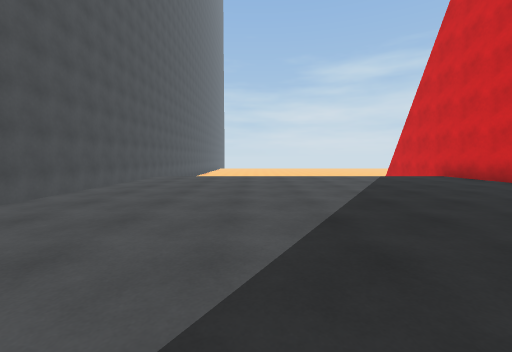
view 1 (above)

16 first-person views from a walk through a Unity game level. The camera is 1.2 m above the floor, tilts 4° down and sees 90° across. The floor is counted in squares, 2 m on a side. Each view is taken from the middle of a square. On the plan, view 1 faces up. The plan holds only what a view shows up to about 9 squares ahead; the rest is blank. The place goes on beyond the plan. The player is left out.

view 2
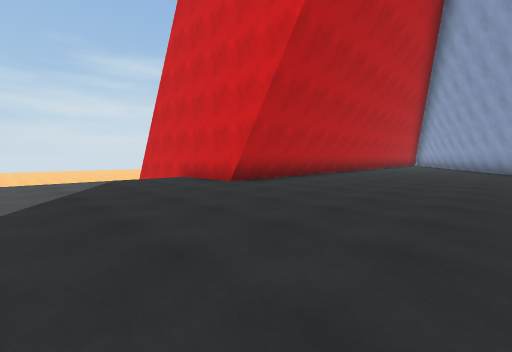

view 3
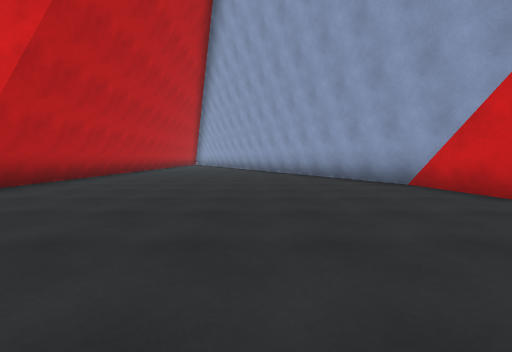

view 4
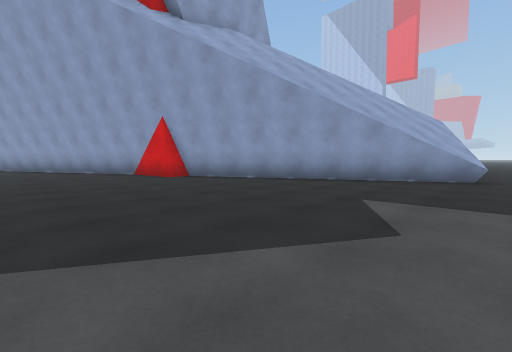

view 5
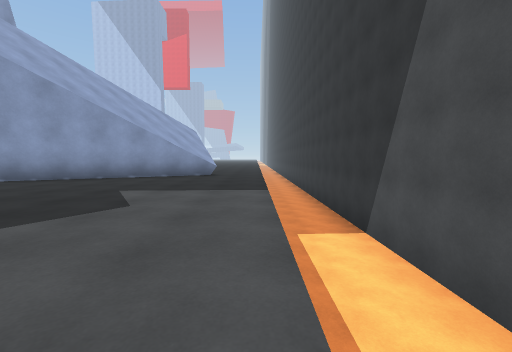

view 6
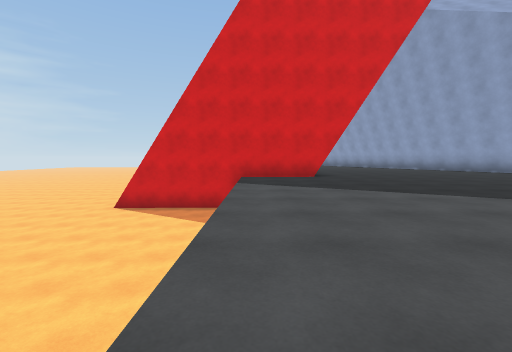

view 7
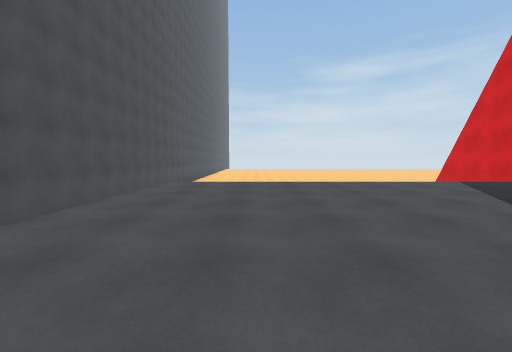

view 8
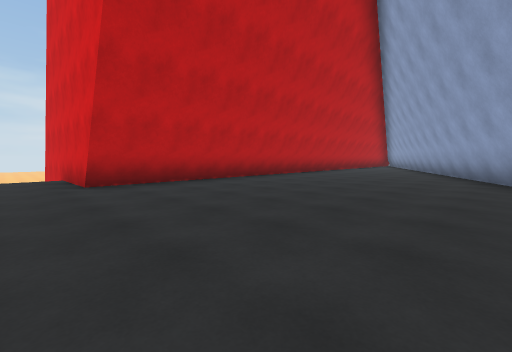

view 9
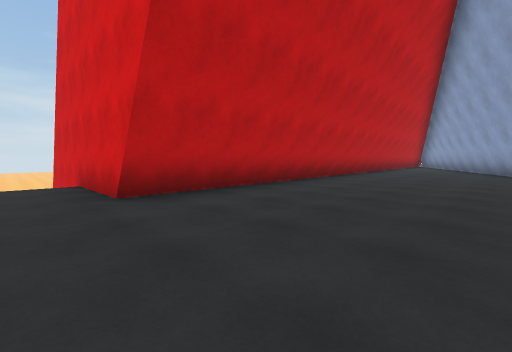

view 10
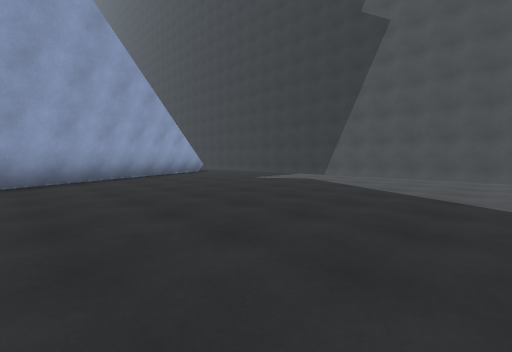

view 11
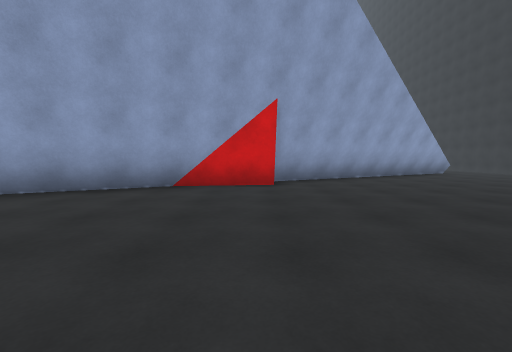

view 12
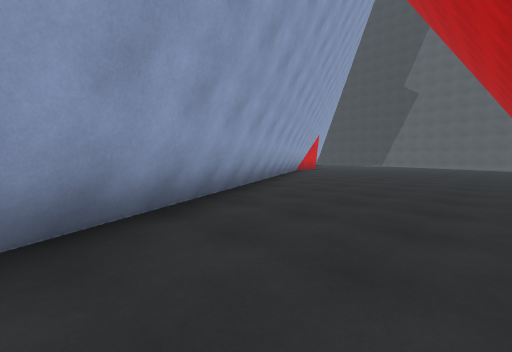

view 13
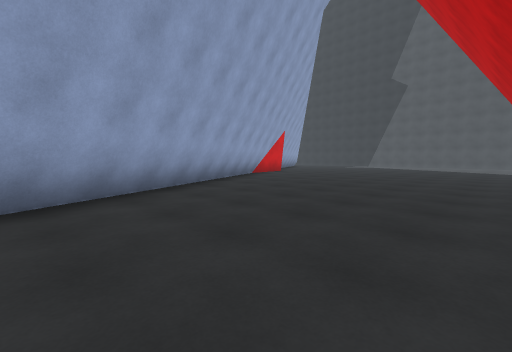

view 14
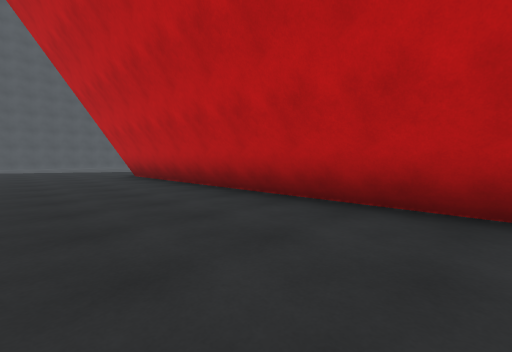

view 15
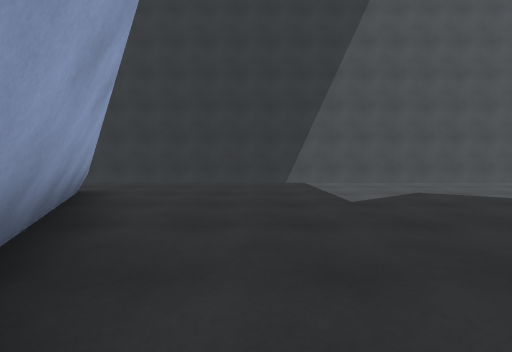

view 16
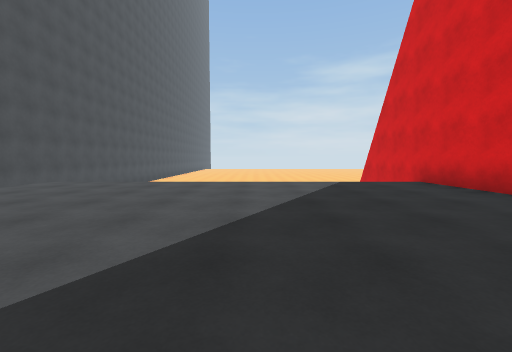

### Floor plan
Key: @ floor where view 1 was taken; # wall or solid block; . floor; v drop or lower ground.
Columns run from 6 left of view 1 to 18 right of it. Each row starts with its distance up from view 1.
 11 #     vvvvvv#
 10 #     vvvvvv#
  9 #     vvvvvv#
  8 #  .........#
  7 #  .........##
  6 #  ..........#########
  5 #  ......................
  4  v ......................
  3  v .....................#
  2  v ...................###
  1  v .................###
  0  vv...@...........###
 -1  vv.............###
 -2  vv...........###
 -3  vv.........###
 -4  vv.......###
 -5  vv.....###
 -6  vv...###
 -7  vv..##
 -8  v ..
 -9  v  ..
-10  v  ..

Positions as (right, up) in squares from view 1, and headings:
1: (0, 0), facing up
2: (2, 1), facing up-right
3: (2, 1), facing right
4: (-2, 1), facing down-right
5: (-3, 2), facing down
6: (-2, 8), facing right
7: (-1, 2), facing up
8: (5, 0), facing up-right
9: (5, 2), facing up-right
10: (5, 3), facing down-left
11: (6, 3), facing down
12: (18, 5), facing down-left
13: (15, 5), facing down-left
14: (15, 3), facing up-left
15: (3, -4), facing left
16: (2, 2), facing up
